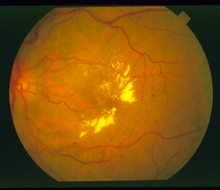
%> input picture DiaRet_opencv_matlab/im0001.ppm, 220 x 190 px, shrunk from 700 x 605 before the run
$ octave test9.m   (GNU Octave 9; MATLAB toolbox functions it lacks are replaced by stand-ins)
%> lines starting %> are read from the running program, lines starting %| are printed output that depends on the picture; in (x1, y1, x2, y2) boxes, pixels count from 0 and x2, y2 are one past the last pixel; in counts of white or black regions, pixels touching at a corner belong together; the program's own positions count from 1
clc;
close all;
img = imread('im0001.ppm');
%> img is the input picture: size 190x220x3 uint8; mean R, G, B 125.7, 80.5, 12.4

[row,col]=size(img);
%> row = 190; col = 660
col = col/3;
%> col = 220

r = img(:,:,1);
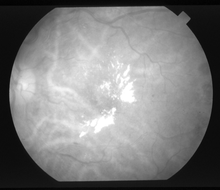
%> r: size 190x220 uint8; min 1, max 255, mean 125.7
g = img(:,:,2);
b = img(:,:,3);
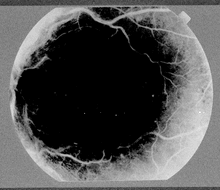
%> b: size 190x220 uint8; min 0, max 38, mean 12.4; drawn with min black and max white
v = g;

se = strel('square',3);
gd = imdilate(g,se);
ge = imerode(g,se);
grd = gd - ge;
%grd = ge - gd;
grd_2 = grd * 6;
grd_3 = medfilt2(grd_2);
h = g;
g = medfilt2(g);
gd_2 = imdilate(g,se);
ge_2 = imerode(g,se);

for i=1:row
    for j=1:col
       if (gd_2(i,j)>120)
            gd_2(i,j)=0;
        end
        if (ge_2(i,j)>120)
            ge_2(i,j)=0;
        end
    end
end
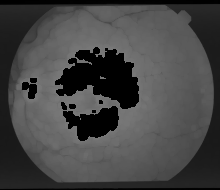
%> gd_2: size 190x220 uint8; min 0, max 120, mean 68.6
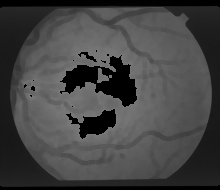
%> ge_2: size 190x220 uint8; min 0, max 120, mean 67.9
grd_21 = gd_2 - ge_2;
grd_22 = grd_21 * 6;
grd_32 = medfilt2(grd_22);

pim = grd_22;
tg = pim;

figure;imshow(grd_22);
left = 0;
right = col;
%> right = 220
flag = 0;
for z = 1:5
    for i=1:row
        %k = 1;
        left = 0;
        right = col;
        flag = 0;
        for j=1:col
            if (pim(i,j)<40)%||pim(i,j)>110)
                pim(i,j)=0;
            end
            if (v(i,j)>(120) && (flag == 0))
                    left = j-1;
                    flag = 1;
            else if (v(i,j)<(120-z) && (flag == 1))
                    flag = 0;
                    value_left = v(i,left);
                    value_right = v(i,j);
                    length = j-left;
                    k = 1;
                    if (value_left > value_right)
                        k = -1;
                    end
                    for m = 0:(length-1)
                        v(i,left+m) = value_left + (m+1)*k*(abs(value_left-value_right)/length);
                    end
                end
            end
        end
    end
end
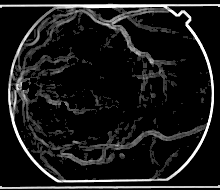
%> pim: size 190x220 uint8; min 0, max 255, mean 26.2
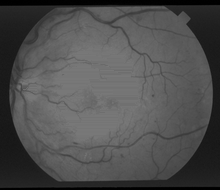
%> v: size 190x220 uint8; min 0, max 120, mean 78.3
%> after the loop, k = -1; length = 5; value_left = 118; value_right = 115
figure;
subplot(121);
imshow(g);
subplot(122);
g = uint8(v);
imshow(g);
%imwrite(uint8(v),'sample0116.jpg','jpg','Comment','My JPEG file')

se = strel('square',3);
gd = imdilate(g,se);
ge = imerode(g,se);
grd = gd - ge;
grd_2 = grd * 6;
grd_3 = medfilt2(grd_2);
g = medfilt2(g);
gd_2 = imdilate(g,se);
ge_2 = imerode(g,se);
grd_21 = gd_2 - ge_2;
grd_22 = grd_21 * 6;
grd_32 = medfilt2(grd_22);
pim = grd_22;
for i=1:row
    for j=1:col
        if (pim(i,j)<40)%||pim(i,j)>110)
            pim(i,j)=0;
        else
            pim(i,j)=255;
        end
        if (tg(i,j)<10)%||pim(i,j)>110)
            tg(i,j)=0;
        %else
         %   tg(i,j)=255;
        end
    end
end
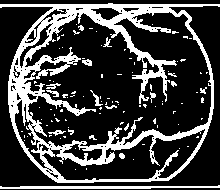
%> pim: size 190x220 uint8; 25% white; 101 white regions (85 under 20 px), largest, box (x1, y1, x2, y2) and area: (0, 3, 220, 183) 9059, (0, 185, 220, 189) 575, (90, 90, 103, 106) 54
figure;
imshow(pim);
figure;
imshow(tg);
tt = imdilate(g,se) - imerode(g,se);
%tt = tt - imerode(tt,se);
%tt = tt*6;
figure;
imshow(tt);
% [33 lines of commented-out code are left out]

$ run again, with DiaRet_opencv_matlab/im0002.ppm copied over DiaRet_opencv_matlab/im0001.ppm
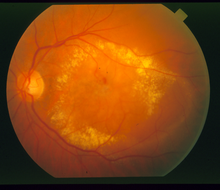
%> input picture DiaRet_opencv_matlab/im0002.ppm, 220 x 190 px, shrunk from 700 x 605 before the run
%> img is the input picture: size 190x220x3 uint8; mean R, G, B 131.7, 68.2, 16.3
%> after the loop `for z = 1:5`:
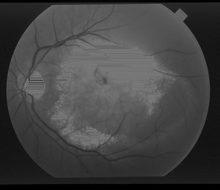
%> v: size 190x220 uint8; min 0, max 120, mean 66.5
%> after the loop `for z = 1:5`: k = 1; length = 3; value_left = 98; value_right = 109
%> after the loop `for i=1:row`:
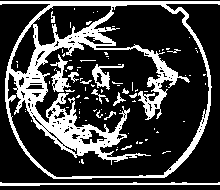
%> pim: size 190x220 uint8; 24.6% white; 89 white regions (73 under 20 px), largest, box (x1, y1, x2, y2) and area: (0, 1, 220, 179) 8522, (0, 182, 220, 186) 497, (50, 54, 71, 92) 313

$ run again, with DiaRet_opencv_matlab/im0003.ppm copied over DiaRet_opencv_matlab/im0001.ppm
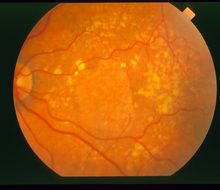
%> input picture DiaRet_opencv_matlab/im0003.ppm, 220 x 190 px, shrunk from 700 x 605 before the run
%> img is the input picture: size 190x220x3 uint8; mean R, G, B 162.1, 87, 16.7
%> after the loop `for z = 1:5`:
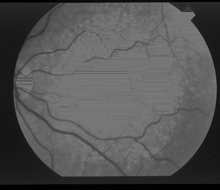
%> v: size 190x220 uint8; min 0, max 120, mean 84
%> after the loop `for z = 1:5`: k = -1; length = 3; value_left = 116; value_right = 114
%> after the loop `for i=1:row`:
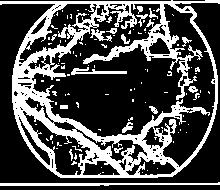
%> pim: size 190x220 uint8; 29.7% white; 112 white regions (95 under 20 px), largest, box (x1, y1, x2, y2) and area: (0, 0, 220, 178) 10628, (0, 182, 220, 186) 547, (71, 67, 127, 75) 200

$ run again, with DiaRet_opencv_matlab/im0004.ppm copied over DiaRet_opencv_matlab/im0001.ppm
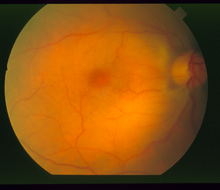
%> input picture DiaRet_opencv_matlab/im0004.ppm, 220 x 190 px, shrunk from 700 x 605 before the run
%> img is the input picture: size 190x220x3 uint8; mean R, G, B 135.8, 79.5, 16.5
%> after the loop `for z = 1:5`: k = 1; length = 2; value_left = 90; value_right = 111
%> after the loop `for i=1:row`:
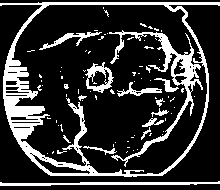
%> pim: size 190x220 uint8; 20.2% white; 83 white regions (69 under 20 px), largest, box (x1, y1, x2, y2) and area: (0, 2, 220, 177) 4579, (109, 30, 203, 167) 1661, (0, 181, 220, 186) 608
